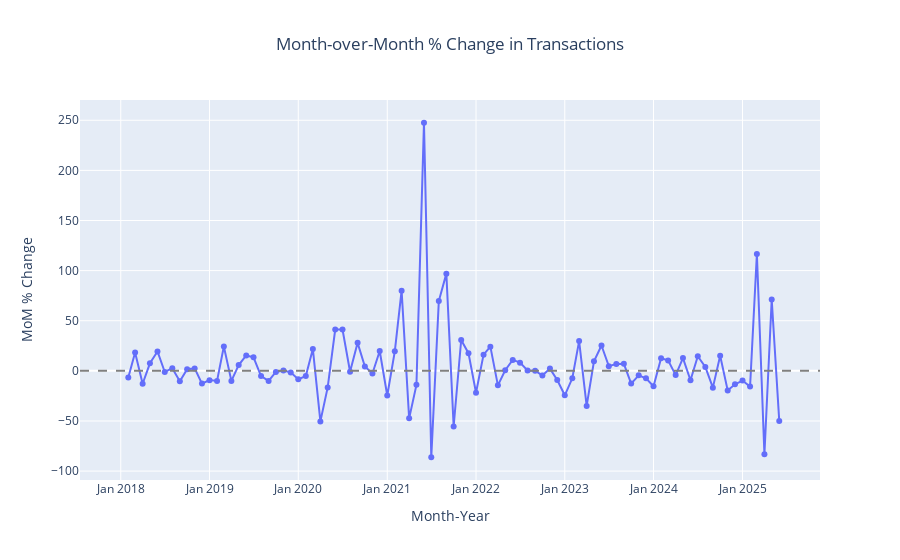

Here is the notebook cell this chart was saved with:
### Markdown cell above
### 3.1) MoM % change in transactions

### Code cell
# Aggregate by month and count transactions
monthly_counts = london_df.groupby('month_year').size().reset_index(name='transaction_count')

# Calculate MoM % change
monthly_counts['mom_percent_change'] = monthly_counts['transaction_count'].pct_change() * 100

# Plot MoM % change
fig = px.line(
    monthly_counts,
    x='month_year',
    y='mom_percent_change',
    title='Month-over-Month % Change in Transactions',
    labels={'month_year': 'Month-Year', 'mom_percent_change': 'MoM % Change'},
    markers=True
)

# Add zero line and format
fig.add_hline(y=0, line_dash="dash", line_color="gray")
fig.update_layout(xaxis=dict(tickformat='%b %Y'), title_x=0.5)

fig.show()
